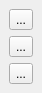
<?xml version="1.0" encoding="UTF-8"?>
<ui version="4.0">
 <class>TestBenchToolBox</class>
 <widget class="QDockWidget" name="TestBenchToolBox">
  <property name="enabled">
   <bool>true</bool>
  </property>
  <property name="geometry">
   <rect>
    <x>0</x>
    <y>0</y>
    <width>77</width>
    <height>147</height>
   </rect>
  </property>
  <property name="sizePolicy">
   <sizepolicy hsizetype="Fixed" vsizetype="Fixed">
    <horstretch>0</horstretch>
    <verstretch>0</verstretch>
   </sizepolicy>
  </property>
  <property name="floating">
   <bool>false</bool>
  </property>
  <property name="features">
   <set>QDockWidget::DockWidgetFloatable|QDockWidget::DockWidgetMovable|QDockWidget::DockWidgetVerticalTitleBar</set>
  </property>
  <property name="allowedAreas">
   <set>Qt::LeftDockWidgetArea|Qt::RightDockWidgetArea</set>
  </property>
  <property name="windowTitle">
   <string>Testbe&amp;nch</string>
  </property>
  <widget class="QWidget" name="dockWidgetContents">
   <property name="sizePolicy">
    <sizepolicy hsizetype="Fixed" vsizetype="Fixed">
     <horstretch>0</horstretch>
     <verstretch>0</verstretch>
    </sizepolicy>
   </property>
   <layout class="QVBoxLayout" name="verticalLayout">
    <item>
     <widget class="QToolButton" name="toolButtonStart">
      <property name="text">
       <string>...</string>
      </property>
      <property name="icon">
       <iconset resource="qtflow.qrc">
        <normaloff>:/media-playback-start.svg</normaloff>:/media-playback-start.svg</iconset>
      </property>
      <property name="iconSize">
       <size>
        <width>32</width>
        <height>32</height>
       </size>
      </property>
     </widget>
    </item>
    <item>
     <widget class="QToolButton" name="toolButtonPause">
      <property name="text">
       <string>...</string>
      </property>
      <property name="icon">
       <iconset resource="qtflow.qrc">
        <normaloff>:/media-playback-pause.svg</normaloff>:/media-playback-pause.svg</iconset>
      </property>
      <property name="iconSize">
       <size>
        <width>32</width>
        <height>32</height>
       </size>
      </property>
     </widget>
    </item>
    <item>
     <widget class="QToolButton" name="toolButtonStop">
      <property name="text">
       <string>...</string>
      </property>
      <property name="icon">
       <iconset resource="qtflow.qrc">
        <normaloff>:/media-playback-stop.svg</normaloff>:/media-playback-stop.svg</iconset>
      </property>
      <property name="iconSize">
       <size>
        <width>32</width>
        <height>32</height>
       </size>
      </property>
     </widget>
    </item>
   </layout>
  </widget>
 </widget>
 <resources>
  <include location="qtflow.qrc"/>
 </resources>
 <connections/>
</ui>
